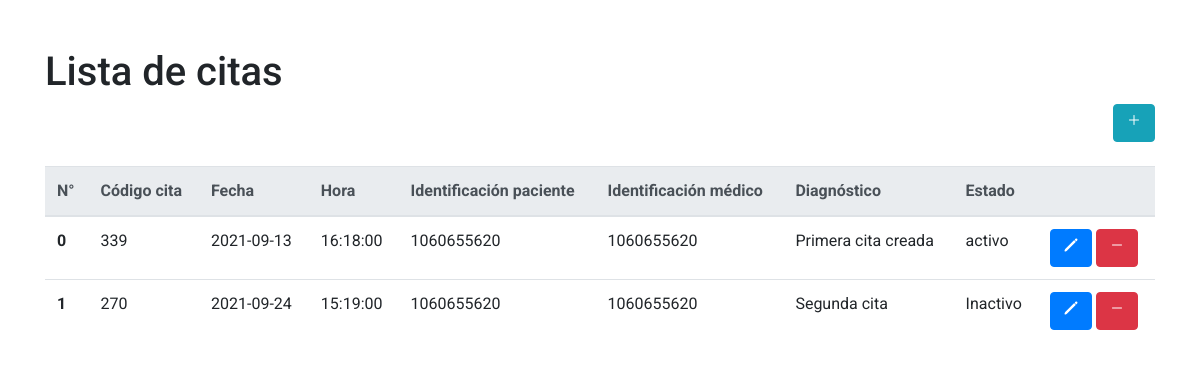
/index.php/cita/main, run on the app's committed database.
### tables this page shows
CREATE TABLE `tblcita` (
  `id` int(11) NOT NULL,
  `codigo_cita` varchar(15) NOT NULL,
  `fecha` date NOT NULL,
  `hora` time NOT NULL,
  `identificacion_paciente` varchar(15) NOT NULL,
  `identificacion_medico` varchar(15) NOT NULL,
  `diagnostico` text NOT NULL,
  `activo` tinyint(1) NOT NULL
);

### application/controllers/cita/Main.php (called while the page is built, shortened)
<?php
class Main extends CI_Controller {
	public function __construct(){
		$this->load->model("Cita_model");
	}
	public function index(){
		$data = array("data"=>$this->Cita_model->getCitas());
	    $this->load->view('cita/main',$data);
	}
}

### index.php (called while the page is built, shortened)
<?php
require_once BASEPATH.'core/CodeIgniter.php';

### application/models/Cita_model.php (called while the page is built, shortened)
<?php
class Cita_model extends CI_Model {
    public function getCitas()
    {
        $this->db->select("*");
        $this->db->from("tblcita");
        $results = $this->db->get();
        return $results->result();
    }
}

### application/views/cita/main.php (the view, shortened to what this page needs)
<!doctype html>
<html lang="es">
  <head>
    <link rel="stylesheet" href="https://stackpath.bootstrapcdn.com/bootstrap/4.5.0/css/bootstrap.min.css">
  </head>
  <body>
    <div class="container">
        <h1 class="mt-5">Lista de citas</h1>
        <div class="text-right">
        <a href="<?php echo base_url(); ?>nueva-cita" class="btn btn-info"><ion-icon name="add"></ion-icon></a>
        </div>
        <table class="table mt-4">
            <thead class="thead-light">
                <tr>
                <th scope="col">N°</th>
                <th scope="col">Código cita </th>
                <th scope="col">Fecha</th>
                <th scope="col">Hora</th>
                <th scope="col">Identificación paciente</th>
                <th scope="col">Identificación médico </th>
                <th scope="col">Diagnóstico</th>
                <th scope="col">Estado</th>
                <th scope="col"></th>
                </tr>
            </thead>
            <tbody>
            <?php $number=0; foreach($data as $key => $value): ?>
                    <tr>
                        <th scope="row"><?php echo $number++; ?></th>
                        <td><?php echo $value->codigo_cita; ?></td>
                        <td><?php echo $value->fecha; ?></td>
                        <td><?php echo $value->hora; ?></td>
                        <td><?php echo $value->identificacion_paciente; ?></td>
                        <td><?php echo $value->identificacion_medico; ?></td>
                        <td><?php echo $value->diagnostico; ?></td>
                        <td><?php if($value->activo==1){
                                echo "activo";
                        }else{
                            echo "Inactivo";
                        }
                        ?>
                    </td>
                        <td>
                            <a href="<?php echo base_url(); ?>cita/<?php echo $value->id; ?>" class="btn btn-primary"><ion-icon name="pencil"></ion-icon></a>
                            <a href="<?php echo base_url(); ?>cita/delete/<?php echo $value->id; ?>" class="btn btn-danger"><ion-icon name="remove"></ion-icon></a>
                        </td>
                    </tr>
                <?php endforeach; ?>
            </tbody>
        </table>
    </div>
  </body>
</html>

### application/views/cita/main.php (style rules this page uses)
body { font-family:"Roboto" !important; }

### data on the page
tblcita: codigo_cita "339", fecha "2021-09-13", hora "16:18:00", identificacion_paciente "1060655620", identificacion_medico "1060655620", diagnostico "Primera cita creada", activo "activo"
tblcita: codigo_cita "270", fecha "2021-09-24", hora "15:19:00", identificacion_paciente "1060655620", identificacion_medico "1060655620", diagnostico "Segunda cita", activo "Inactivo"
